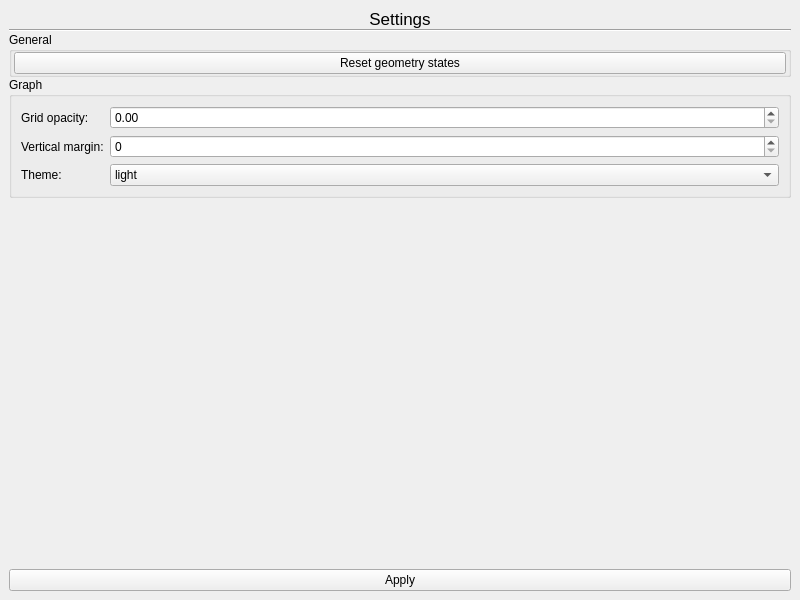
<?xml version="1.0" encoding="UTF-8"?>
<ui version="4.0">
 <class>settingsWindow</class>
 <widget class="QMainWindow" name="settingsWindow">
  <property name="geometry">
   <rect>
    <x>0</x>
    <y>0</y>
    <width>800</width>
    <height>600</height>
   </rect>
  </property>
  <property name="windowTitle">
   <string>MainWindow</string>
  </property>
  <widget class="QWidget" name="centralwidget">
   <layout class="QGridLayout" name="gridLayout">
    <property name="verticalSpacing">
     <number>0</number>
    </property>
    <item row="0" column="0" colspan="2">
     <widget class="QLabel" name="_unused_6">
      <property name="sizePolicy">
       <sizepolicy hsizetype="Expanding" vsizetype="Maximum">
        <horstretch>0</horstretch>
        <verstretch>0</verstretch>
       </sizepolicy>
      </property>
      <property name="font">
       <font>
        <pointsize>13</pointsize>
       </font>
      </property>
      <property name="text">
       <string>Settings</string>
      </property>
      <property name="alignment">
       <set>Qt::AlignCenter</set>
      </property>
     </widget>
    </item>
    <item row="5" column="0" colspan="2">
     <widget class="QPushButton" name="apply">
      <property name="text">
       <string>Apply</string>
      </property>
     </widget>
    </item>
    <item row="1" column="0" colspan="2">
     <widget class="Line" name="_unused_7">
      <property name="orientation">
       <enum>Qt::Horizontal</enum>
      </property>
     </widget>
    </item>
    <item row="3" column="0" colspan="2">
     <widget class="QGroupBox" name="_unused_2">
      <property name="sizePolicy">
       <sizepolicy hsizetype="Preferred" vsizetype="Maximum">
        <horstretch>0</horstretch>
        <verstretch>0</verstretch>
       </sizepolicy>
      </property>
      <property name="title">
       <string>Graph</string>
      </property>
      <layout class="QFormLayout" name="formLayout_2">
       <item row="0" column="0">
        <widget class="QLabel" name="_unused_5">
         <property name="text">
          <string>Grid opacity:</string>
         </property>
        </widget>
       </item>
       <item row="0" column="1">
        <widget class="QDoubleSpinBox" name="graph_grid_opacity">
         <property name="maximum">
          <double>1.000000000000000</double>
         </property>
         <property name="singleStep">
          <double>0.010000000000000</double>
         </property>
        </widget>
       </item>
       <item row="1" column="0">
        <widget class="QLabel" name="_unused_3">
         <property name="text">
          <string>Vertical margin:</string>
         </property>
        </widget>
       </item>
       <item row="1" column="1">
        <widget class="QSpinBox" name="graph_vertical_margin"/>
       </item>
       <item row="2" column="0">
        <widget class="QLabel" name="_unused_4">
         <property name="text">
          <string>Theme:</string>
         </property>
        </widget>
       </item>
       <item row="2" column="1">
        <widget class="QComboBox" name="graph_theme">
         <item>
          <property name="text">
           <string>light</string>
          </property>
         </item>
         <item>
          <property name="text">
           <string>dark</string>
          </property>
         </item>
        </widget>
       </item>
      </layout>
     </widget>
    </item>
    <item row="4" column="0" colspan="2">
     <spacer name="_unused_8">
      <property name="orientation">
       <enum>Qt::Vertical</enum>
      </property>
      <property name="sizeHint" stdset="0">
       <size>
        <width>20</width>
        <height>40</height>
       </size>
      </property>
     </spacer>
    </item>
    <item row="2" column="0" colspan="2">
     <widget class="QGroupBox" name="_unused">
      <property name="sizePolicy">
       <sizepolicy hsizetype="Preferred" vsizetype="Maximum">
        <horstretch>0</horstretch>
        <verstretch>0</verstretch>
       </sizepolicy>
      </property>
      <property name="title">
       <string>General</string>
      </property>
      <layout class="QFormLayout" name="formLayout">
       <property name="leftMargin">
        <number>2</number>
       </property>
       <property name="topMargin">
        <number>0</number>
       </property>
       <property name="rightMargin">
        <number>2</number>
       </property>
       <property name="bottomMargin">
        <number>0</number>
       </property>
       <item row="2" column="0" colspan="2">
        <widget class="QPushButton" name="reset_geometry">
         <property name="text">
          <string>Reset geometry states</string>
         </property>
        </widget>
       </item>
      </layout>
     </widget>
    </item>
   </layout>
  </widget>
 </widget>
 <resources/>
 <connections/>
</ui>
